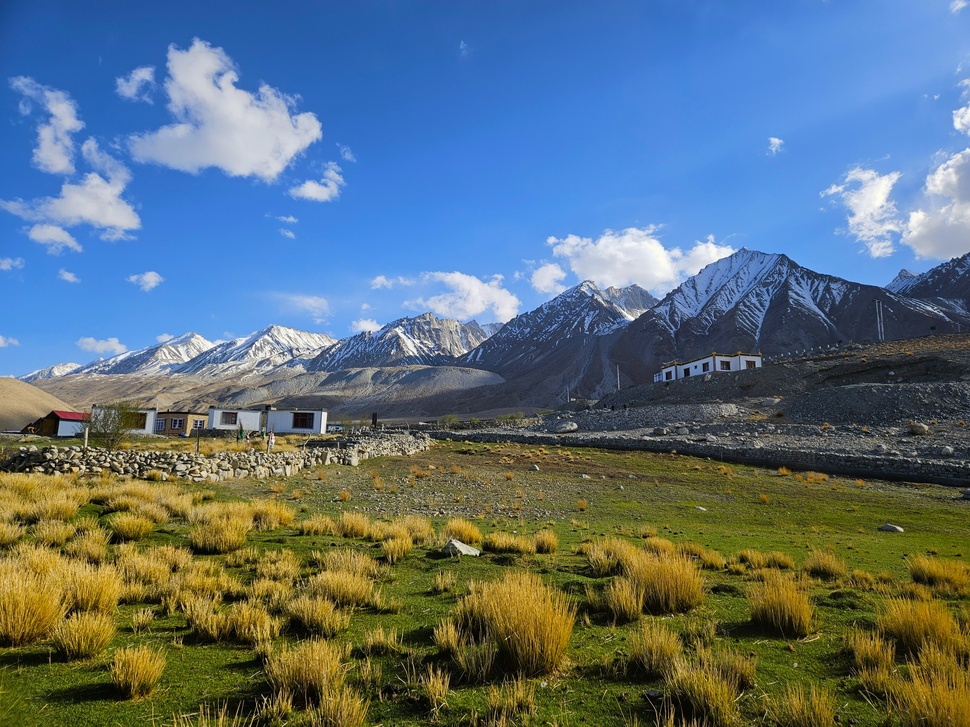
#> input picture Images/mountains.jpg, 970 x 727 px, shrunk from 4000 x 3000 before the run
$ jupyter execute 'Assigment 5.ipynb'
#> lines starting #> are read from the running program, lines starting #| are printed output that depends on the picture
[cell 1]
import cv2
import numpy as np
import matplotlib.pyplot as plt

img = cv2.imread("./Images/mountains.jpg", cv2.IMREAD_GRAYSCALE)
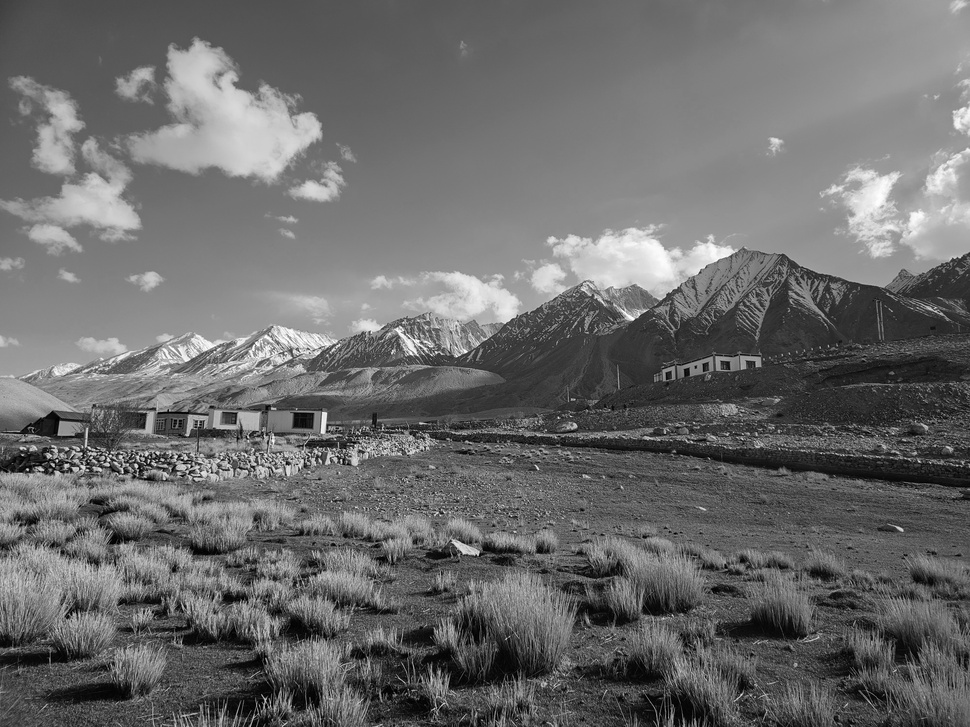
#> img: shape (727, 970); min 0, max 255, mean 107.4
plt.figure(figsize=(10, 4))

plt.subplot(1, 2, 1)
plt.imshow(img, cmap='gray')
plt.title("Original Image")
plt.axis("off")

plt.subplot(1, 2, 2)
plt.hist(img.ravel(), bins=256, range=[0, 256], color='black')
plt.title("Original Histogram")
plt.show()
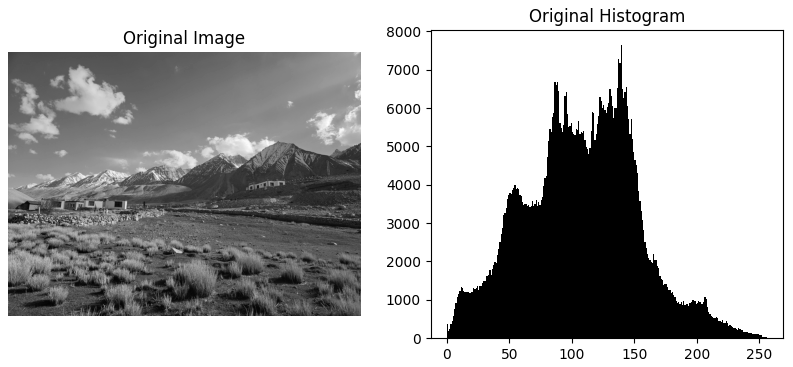
#> figure drawn by matplotlib, 2 panels; panel 2: tallest bar 7656 high, from x = 139 to 140

[cell 2]
r_min = np.min(img)
#> r_min = 0
r_max = np.max(img)
#> r_max = 255
stretched = ((img - r_min) / (r_max - r_min)) * 255
stretched = np.uint8(stretched)

plt.figure(figsize=(10, 4))

plt.subplot(1, 2, 1)
plt.imshow(stretched, cmap='gray')
plt.title("Contrast Stretched Image")
plt.axis("off")

plt.subplot(1, 2, 2)
plt.hist(stretched.ravel(), bins=256, range=[0, 256], color='black')
plt.title("Stretched Histogram")
plt.show()
#> figure, not shown here; panel 2: tallest bar 7656 high, from x = 139 to 140

[cell 3]
equalized = cv2.equalizeHist(img)
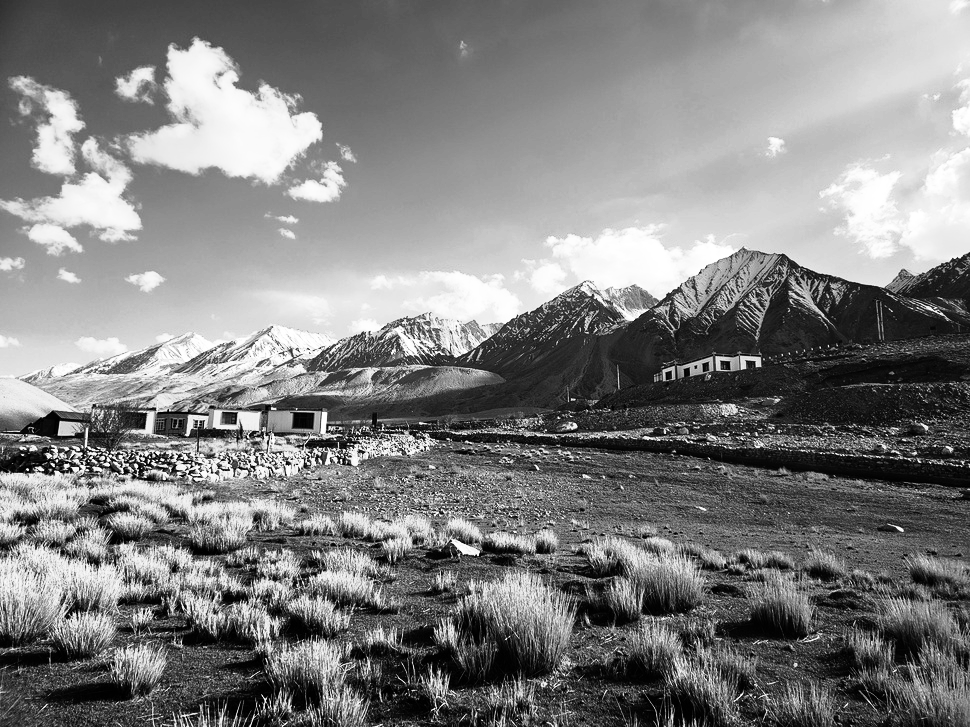
#> equalized: shape (727, 970); min 0, max 255, mean 128.3

plt.figure(figsize=(10, 4))

plt.subplot(1, 2, 1)
plt.imshow(equalized, cmap='gray')
plt.title("Histogram Equalized Image")
plt.axis("off")

plt.subplot(1, 2, 2)
plt.hist(equalized.ravel(), bins=256, range=[0, 256], color='black')
plt.title("Equalized Histogram")
plt.show()
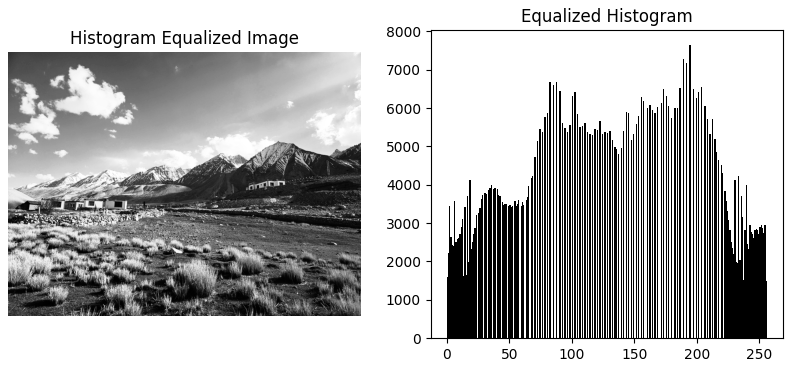
#> figure drawn by matplotlib, 2 panels; panel 2: tallest bar 7656 high, from x = 194 to 195

[cell 4]
r_min = np.min(img)
r_max = np.max(img)
stretched = ((img - r_min) / (r_max - r_min)) * 255
stretched = np.uint8(stretched)

equalized = cv2.equalizeHist(img)

plt.figure(figsize=(12, 6))

plt.subplot(2, 3, 1)
plt.imshow(img, cmap='gray')
plt.title("Original Image")
plt.axis("off")

plt.subplot(2, 3, 2)
plt.imshow(stretched, cmap='gray')
plt.title("Contrast Stretched")
plt.axis("off")

plt.subplot(2, 3, 3)
plt.imshow(equalized, cmap='gray')
plt.title("Histogram Equalized")
plt.axis("off")

plt.subplot(2, 3, 4)
plt.hist(img.ravel(), bins=256, range=[0, 256], color='black')
plt.title("Original Histogram")

plt.subplot(2, 3, 5)
plt.hist(stretched.ravel(), bins=256, range=[0, 256], color='black')
plt.title("Stretched Histogram")

plt.subplot(2, 3, 6)
plt.hist(equalized.ravel(), bins=256, range=[0, 256], color='black')
plt.title("Equalized Histogram")

plt.tight_layout()
plt.show()
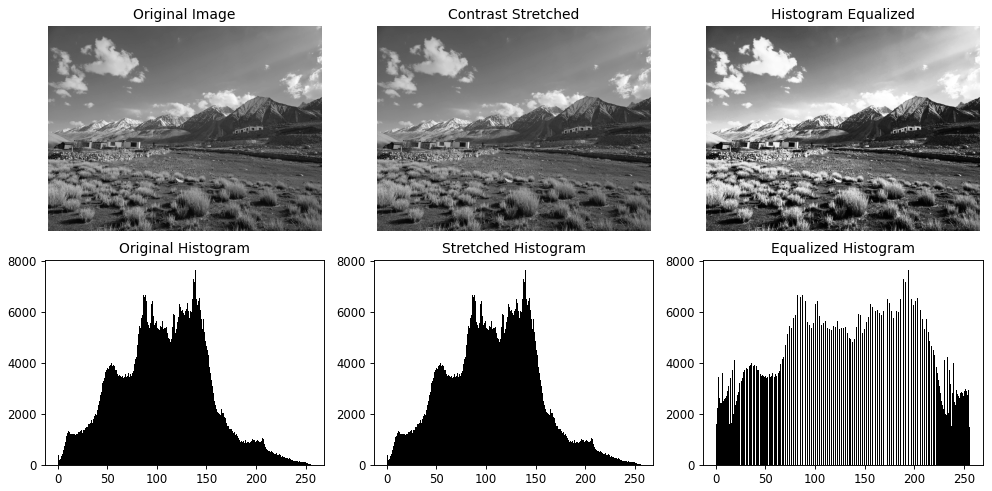
#> figure drawn by matplotlib, 6 panels; panel 4: tallest bar 7656 high, from x = 139 to 140; panel 5: tallest bar 7656 high, from x = 139 to 140; panel 6: tallest bar 7656 high, from x = 194 to 195

$ run again, with Images/Alsetch Glacier.jpg copied over Images/mountains.jpg
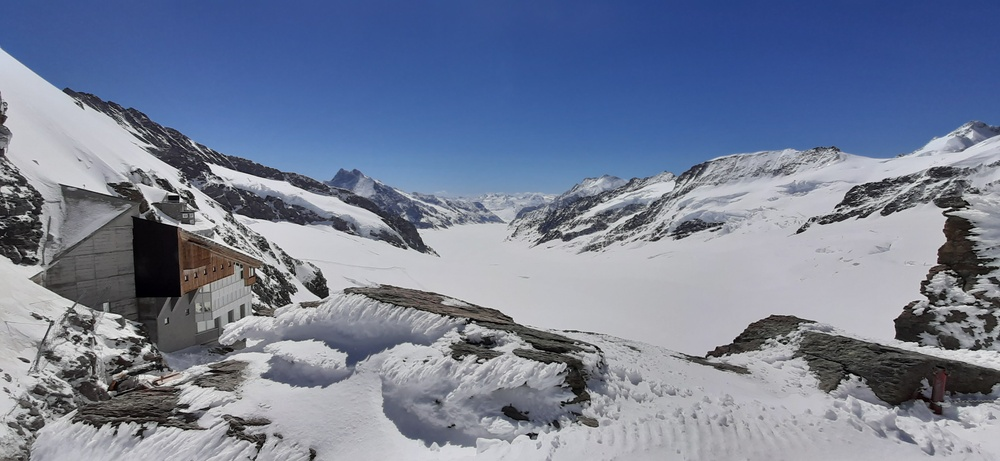
#> input picture Images/Alsetch Glacier.jpg, 1000 x 461 px, shrunk from 3264 x 1504 before the run
#> r_min = 0
#> r_max = 247
#> `equalized = cv2.equalizeHist(img)`:
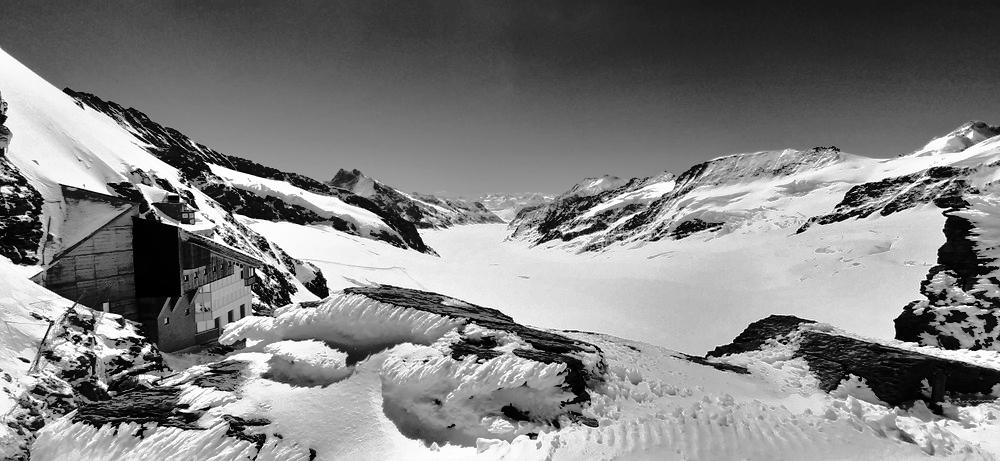
#> equalized: shape (461, 1000); min 0, max 255, mean 128.4
#> `plt.show()`:
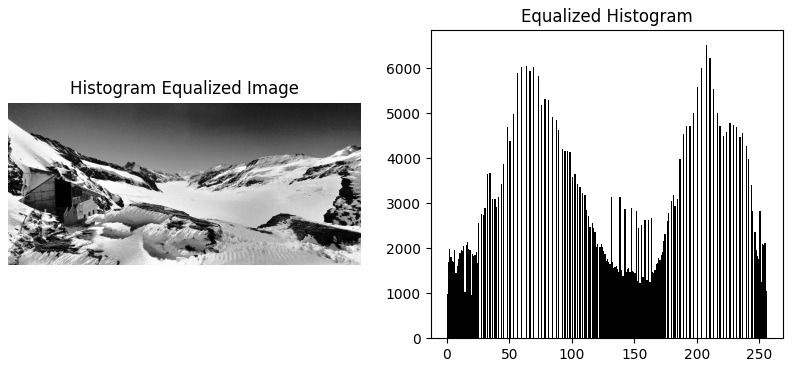
#> figure drawn by matplotlib, 2 panels; panel 2: tallest bar 6520 high, from x = 207 to 208
